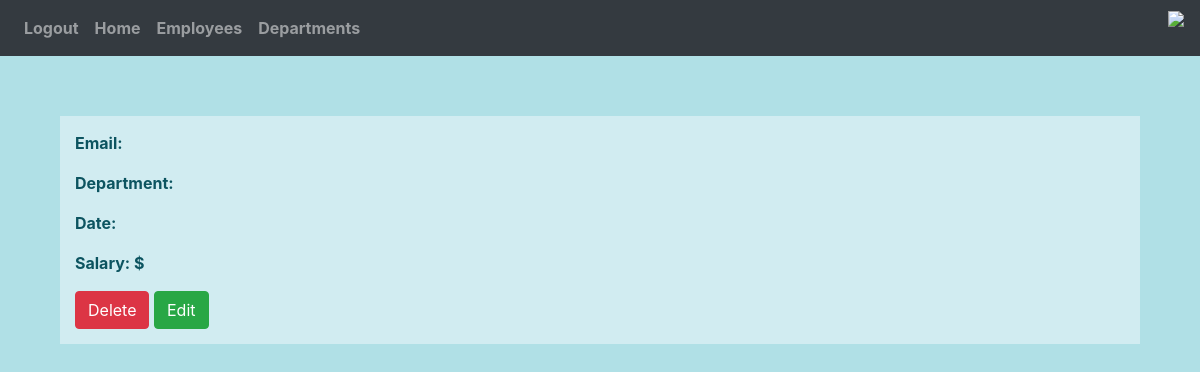
The app's page /employees/3 (signed in), older data.
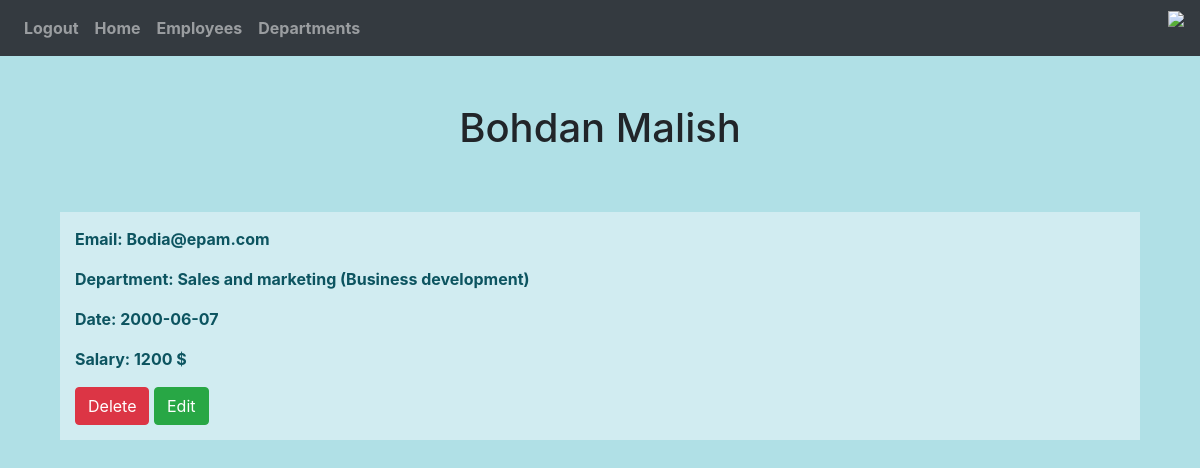
The same page, newer data.
### website/models.py (models this page shows, shortened)
class User(db.Model,UserMixin):
    id = db.Column(db.Integer,primary_key=True,unique=True)
    email = db.Column(db.String(40),unique=True)
    password = db.Column(db.String(30))
    first_name = db.Column(db.String(150))
    date = db.Column(db.String(10))
    salary = db.Column(db.Integer)
    department_id = db.Column(db.Integer, db.ForeignKey('department.id'), nullable=False)
    department = db.relationship("Department")

class Department(db.Model):
    id = db.Column(db.Integer, primary_key=True)
    name = db.Column(db.String(50), unique=False, nullable=False)
    def __repr__(self):
        return self.name

### website/views.py (the view)
@views.route('/employees/<int:id>')
@login_required
def employee_more_info(id):
    employee = User.query.get(id)
    return render_template("employee_more_info.html",user=current_user,employee=employee)

### website/__init__.py (called while the page is built)
def create_app():
    app = Flask(__name__)
    app.config['SECRET_KEY'] = 'vitaliy'
    app.config['SQLALCHEMY_DATABASE_URI'] = f'sqlite:///{DB_NAME}'
    app.config['SQLALCHEMY_TRACK_MODIFICATIONS'] = True
    db.init_app(app)
    api = Api(app)
    from .views import views
    from .auth import auth
    app.register_blueprint(views,url_prefix = '/')
    app.register_blueprint(auth,url_prefix = '/')
    from website.models import User,Department
    create_database(app)
    login_manager = LoginManager()
    login_manager.login_view = 'auth.login'
    login_manager.init_app(app)
    @login_manager.user_loader
    def load_user(id):
        return User.query.get(int(id))
    return app

### website/templates/employee_more_info.html (shortened to what this page needs)
{% extends "base.html" %}
{% block content%}
<div class="container mt-5">
    <h1 style="margin-bottom: 60px; "align="center">{{employee.first_name}} </h1>
     <div class="alert-info" style="padding: 15px; margin-bottom: 30px;">
         <p><b>Email: {{employee.email}}</b></p>
         <p><b>Department: {{employee.department}}</b></p>
         <p><b>Date: {{employee.date}}</b></p>
         <p><b>Salary: {{employee.salary}} $</b></p>
         <a href="/employees/{{ employee.id }}/delete" class="btn btn-danger">Delete</a>
         <a href="/employees/{{employee.id}}/edit" class="btn btn-success">Edit</a>
     </div>
</div>
{% endblock %}

Row changes from the older to the newer data that the page shows:
added User: first_name "Bohdan Malish", email "Bodia@epam.com", date "2000-06-07", salary "1200"
now on this page (row unchanged): Department: department "Sales and marketing (Business development)"
